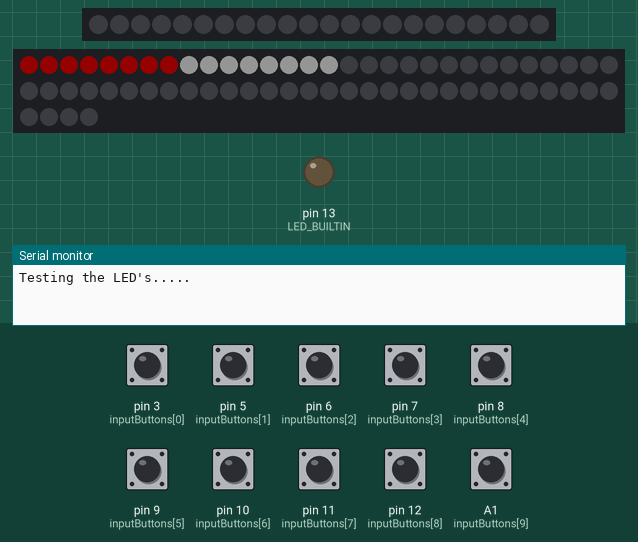
Recording of a sketch running on a simulated Arduino Uno, built with avr-gcc and run on an emulated ATmega328P. On the bench: 22 RGB LEDs in strip order, left to right, 64 RGB LEDs in strip order, left to right, continuing on the next row, output pins drawn as LEDs (lit = HIGH), the last lines printed to the serial monitor. The test bench sets the inputs (shaded band); at power-on: A1 (inputButtons[9]), pin 3 (inputButtons[0]), pin 5 (inputButtons[1]), pin 6 (inputButtons[2]), pin 7 (inputButtons[3]), pin 8 (inputButtons[4]), pin 9 (inputButtons[5]), pin 10 (inputButtons[6]), pin 11 (inputButtons[7]), pin 12 (inputButtons[8]) HIGH. Dim RGB values are drawn brighter than linear.

Above: at 1.1 s.
At 3.1 s:
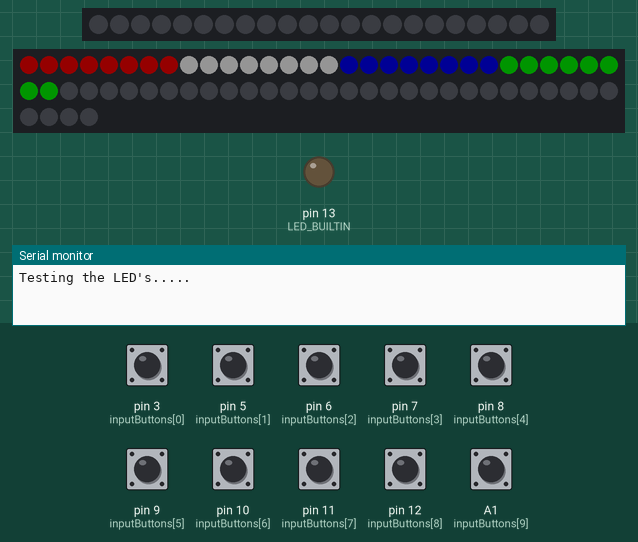
At 15.8 s:
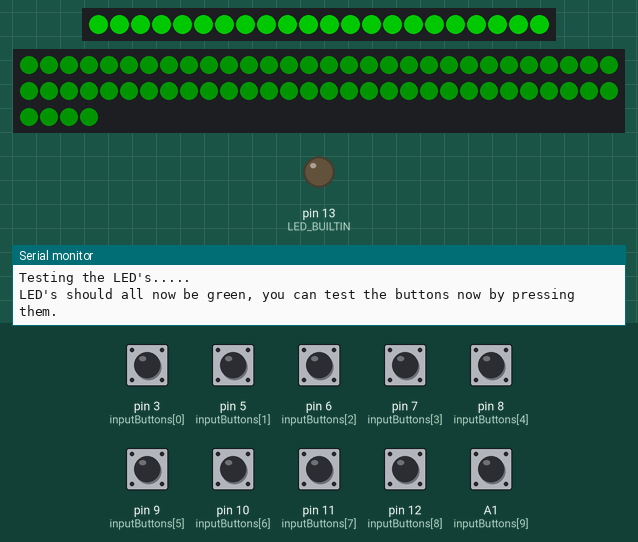
15.9 s: pin 3 (inputButtons[0]) pulled LOW for 0.15 s
17.5 s: pin 5 (inputButtons[1]) pulled LOW for 0.15 s
19.1 s: pin 6 (inputButtons[2]) pulled LOW for 0.15 s
20.7 s: pin 7 (inputButtons[3]) pulled LOW for 0.15 s
22.3 s: pin 8 (inputButtons[4]) pulled LOW for 0.15 s
23.9 s: pin 9 (inputButtons[5]) pulled LOW for 0.15 s
Timing chart, 0 to 26.5 s (numbered marks = the images above; inputs shaded):
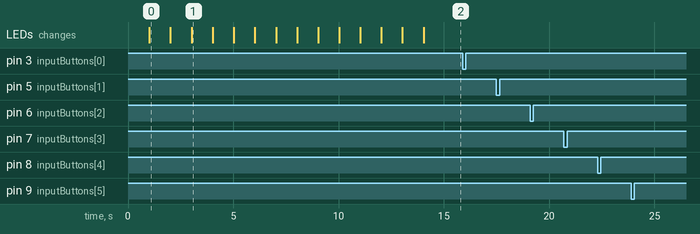

The sketch:

arduino-electronics-test.ino
```cpp
#include <Adafruit_NeoPixel.h>


//setup control panel LEDs
#define controlPanelLED_PIN 4
#define controlPanelLED_COUNT 22
Adafruit_NeoPixel controlPanelLED(controlPanelLED_COUNT, controlPanelLED_PIN, NEO_GRB + NEO_KHZ800);

//setup chessboard LEDs
#define chessboardLED_PIN A4
#define chessboardLED_COUNT 64
Adafruit_NeoPixel chessboardLED(chessboardLED_COUNT, chessboardLED_PIN, NEO_GRB + NEO_KHZ800);


uint32_t ledWHITE = controlPanelLED.Color(255, 255, 255);
uint32_t ledBLACK = controlPanelLED.Color(0, 0, 0);
uint32_t ledBLUE = controlPanelLED.Color(0, 0, 255);
uint32_t ledRED = controlPanelLED.Color(255, 0, 0);
uint32_t ledGREEN = controlPanelLED.Color(0, 255, 0);

const int delayTiming = 1000;
const int inputButtons[] = {3,5,6,7,8,9,10,11,12,A1};
const int buttonDebounceTime  = 300;

void setup() {
  // put your setup code here, to run once:
    pinMode(LED_BUILTIN, OUTPUT);
  Serial.begin(9600);

  //setup the buttons for inputting moves
  for (int i=0; i<10; i++)  //the less then needs to represent how many buttons we are using for this to complete enough loops
  {
    pinMode(inputButtons[i], INPUT_PULLUP);
  }

  //setup the hint interupt pin
  attachInterrupt(digitalPinToInterrupt(3), hint, FALLING);


  //setup for the control panels neopixels
  controlPanelLED.begin();           // INITIALIZE NeoPixel strip object (REQUIRED)
  controlPanelLED.show();            // Turn OFF all pixels ASAP
  controlPanelLED.setBrightness(100); // Set BRIGHTNESS (max = 255)

  //setup for the chessboard neopixels
  chessboardLED.begin();           // INITIALIZE NeoPixel strip object (REQUIRED)
  chessboardLED.show();            // Turn OFF all pixels ASAP
  chessboardLED.setBrightness(20); // Set BRIGHTNESS (max = 255)
}

void loop() {
  // put your main code here, to run repeatedly:

    Serial.println("Testing the LED's.....");
    chessboardLED.fill(ledRED, 0, 8);
    chessboardLED.show();
    delay(delayTiming);
    chessboardLED.fill(ledWHITE, 8, 8);
    chessboardLED.show();
    delay(delayTiming);
    chessboardLED.fill(ledBLUE, 16, 8);
    chessboardLED.show();
    delay(delayTiming);
    chessboardLED.fill(ledGREEN, 24, 8);
    chessboardLED.show();
    delay(delayTiming);
    chessboardLED.fill(ledRED, 32, 8);
    chessboardLED.show();
    delay(delayTiming);
    chessboardLED.fill(ledWHITE, 40, 8);
    chessboardLED.show();
    delay(delayTiming);
    chessboardLED.fill(ledBLUE, 48, 8);
    chessboardLED.show();
    delay(delayTiming);
    chessboardLED.fill(ledGREEN, 56, 8);
    chessboardLED.show();
    delay(delayTiming);

    controlPanelLED.fill(ledWHITE, 0, 2);
    controlPanelLED.show();
    delay(delayTiming);
    controlPanelLED.fill(ledWHITE, 2, 2);
    controlPanelLED.show();
    delay(delayTiming);
    controlPanelLED.fill(ledWHITE, 4, 1);
    controlPanelLED.show();
    delay(delayTiming);
    controlPanelLED.fill(ledWHITE, 5, 1);
    controlPanelLED.show();
    delay(delayTiming);
    controlPanelLED.fill(ledBLUE, 6, 8);
    controlPanelLED.show();
    delay(delayTiming);
    controlPanelLED.fill(ledBLUE, 14, 8);
    controlPanelLED.show();
    delay(delayTiming);
    controlPanelLED.fill(ledGREEN, 0, 22);
    controlPanelLED.show();
    chessboardLED.fill(ledGREEN, 0, 64);
    chessboardLED.show();
    delay(delayTiming);
    Serial.println("LED's should all now be green, you can test the buttons now by pressing them.");

    while (true) {
      int detectButton();
      int val;
      //Serial.println("Waiting for a button to be detected...");
        while (true) {
        if (digitalRead(5) == LOW){
          Serial.println("Button 1 (for A/1) detected");
          val = 1;
          break;
        } else if (digitalRead(6) == LOW){
          Serial.println("Button 2 (for B/2) detected");
          val = 2;
          break;
        } else if (digitalRead(7) == LOW){
          Serial.println("Button 3 (for C/3) detected");
          val = 3;
          break;
        } else if (digitalRead(8) == LOW){
          Serial.println("Button 4 (for D/4) detected");
          val = 4;
          break;
        } else if (digitalRead(9) == LOW){
          Serial.println("Button 5 (for E/5) detected");
          val = 5;
          break;
        } else if (digitalRead(10) == LOW){
          Serial.println("Button 6 (for F/6) detected");
          val = 6;
          break;
        } else if (digitalRead(11) == LOW){
          Serial.println("Button 7 (for G/7) detected");
          val = 7;
          break;
        } else if (digitalRead(12) == LOW){
          Serial.println("Button 8 (for H/8) detected");
          val = 8;
          break;
        } else if (digitalRead(A1) == LOW){
          Serial.println("Button for 'OK' detected");
          val = 9;
          break;
          }
        }
      }
    }


void hint(){
 static unsigned long last_interrupt_time = 0;
 unsigned long interrupt_time = millis();
 // If interrupts come faster than 200ms, assume it's a bounce and ignore
 if (interrupt_time - last_interrupt_time > 200)
 {
Serial.println("Button connected to 'HINT' detected");
 }
 last_interrupt_time = interrupt_time;
}
```
